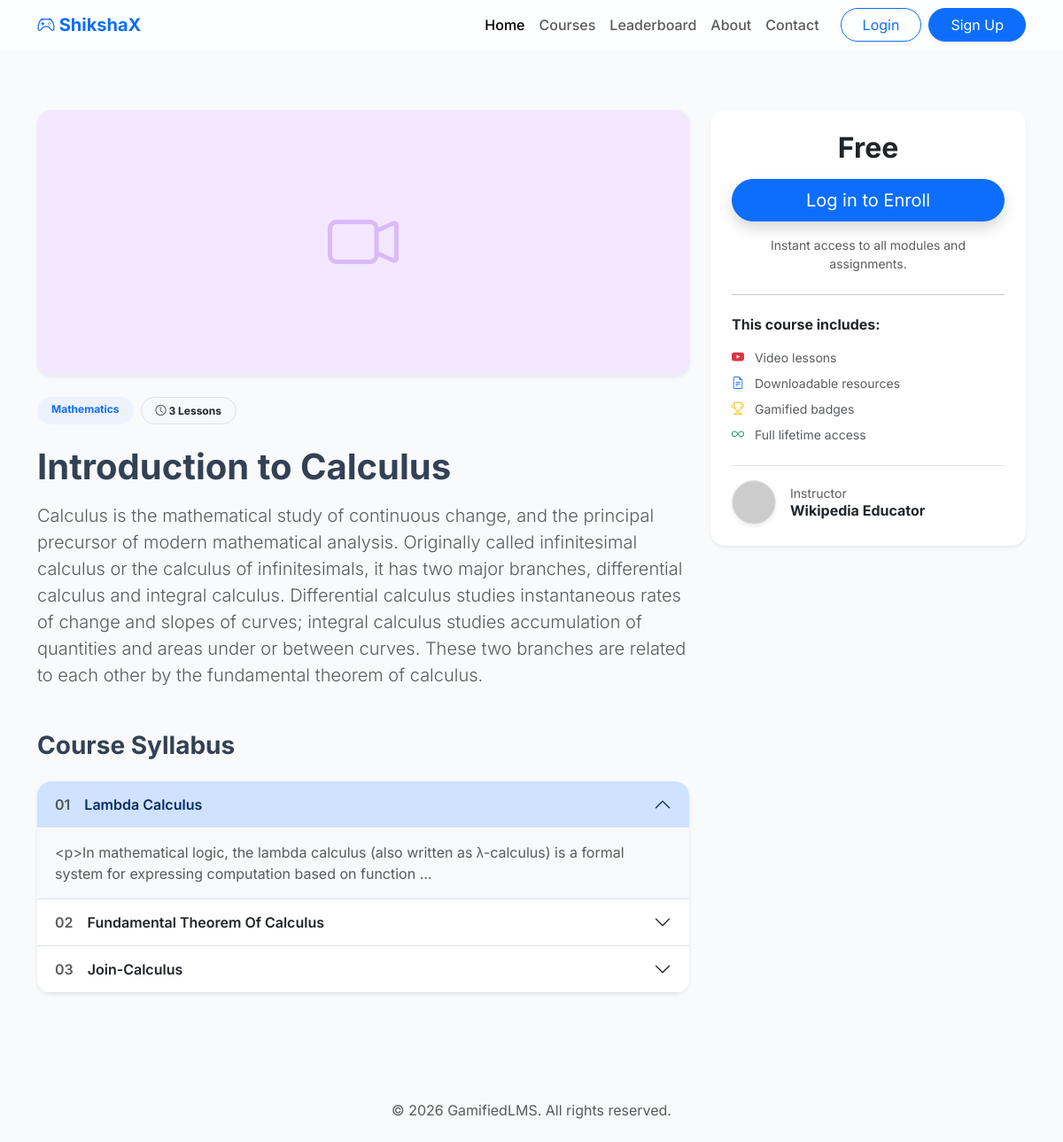
Screenshot of /course/2/ with the database file from the repository.
### core/models.py (models this page shows, shortened)
class Course(models.Model):
    category = models.ForeignKey(Category, on_delete=models.CASCADE, related_name='courses')
    title = models.CharField(max_length=200)
    description = models.TextField()
    instructor = models.CharField(max_length=100, default="Expert Teacher")
    price_tag = models.CharField(max_length=20, default='Free')
    image = models.ImageField(upload_to='course_images/', blank=True, null=True)
    created_at = models.DateTimeField(auto_now_add=True)

class Category(models.Model):
    name = models.CharField(max_length=100)
    icon = models.CharField(max_length=50, blank=True, null=True) # e.g. bootstrap icon classes 'bi-book'
    color = models.CharField(max_length=20, default="#b3d4fc")

class Lesson(models.Model):
    course = models.ForeignKey(Course, on_delete=models.CASCADE, related_name='lessons')
    title = models.CharField(max_length=200)
    content = models.TextField()
    video_url = models.URLField(blank=True, null=True)
    order = models.IntegerField(default=0)

### core/views.py (the view)
# urls.py: path('course/<int:course_id>/', views.course_detail, name='course_detail'),
def course_detail(request, course_id):
    course = Course.objects.get(id=course_id)
    is_enrolled = False
    if request.user.is_authenticated:
        is_enrolled = Enrollment.objects.filter(user=request.user, course=course).exists()
    return render(request, 'course_detail.html', {'course': course, 'is_enrolled': is_enrolled})

### templates/course_detail.html (shortened to what this page needs)
{% extends 'base.html' %}
{% block content %}
<div class="container py-5">
    <div class="row align-items-start">
        <div class="col-lg-8 mb-4 mb-lg-0">
            {% if course.image %}
                <div class="rounded-4 overflow-hidden mb-4 shadow-sm">
                    <img src="{{ course.image.url }}" class="w-100" style="object-fit: cover; max-height: 400px;" alt="{{ course.title }}">
                </div>
            {% else %}
                <div class="rounded-4 mb-4 shadow-sm bg-pastel-purple d-flex align-items-center justify-content-center" style="height: 300px;">
                    <i class="bi bi-camera-video display-1 text-purple opacity-25"></i>
                </div>
            {% endif %}
            <div class="mb-4 d-flex gap-2">
                <span class="badge bg-pastel-blue text-primary py-2 px-3 rounded-pill">{{ course.category.name }}</span>
                <span class="badge bg-light text-dark border py-2 px-3 rounded-pill"><i class="bi bi-clock"></i> {{ course.lessons.count }} Lessons</span>
            </div>
            <h1 class="fw-bold mb-3">{{ course.title }}</h1>
            <p class="lead text-muted mb-5">{{ course.description }}</p>
            <h3 class="fw-bold mb-4">Course Syllabus</h3>
            <div class="accordion shadow-sm rounded-4 overflow-hidden" id="syllabusAccordion">
                {% for lesson in course.lessons.all %}
                <div class="accordion-item border-0 border-bottom">
                    <h2 class="accordion-header" id="heading{{ lesson.id }}">
                        <button class="accordion-button {% if not forloop.first %}collapsed{% endif %} fw-semibold" type="button" data-bs-toggle="collapse" data-bs-target="#collapse{{ lesson.id }}">
                            <span class="me-3 text-muted">0{{ forloop.counter }}</span> {{ lesson.title }}
                        </button>
                    </h2>
                    <div id="collapse{{ lesson.id }}" class="accordion-collapse collapse {% if forloop.first %}show{% endif %}" data-bs-parent="#syllabusAccordion">
                        <div class="accordion-body text-muted bg-light">
                            {{ lesson.content|truncatewords:20 }}
                        </div>
                    </div>
                </div>
                {% empty %}
                <div class="text-muted p-4">Syllabus is being built... check back soon.</div>
                {% endfor %}
            </div>
        </div>
        <div class="col-lg-4">
            <div class="card border-0 rounded-4 shadow-sm sticky-top" style="top: 100px;">
                <div class="card-body p-4 text-center">
                    <h2 class="fw-bolder mb-3">{{ course.price_tag }}</h2>
                    {% if is_enrolled %}
                        <div class="alert alert-success rounded-4 fw-bold">
                            <i class="bi bi-check-circle-fill me-2"></i> You are enrolled
                        </div>
                        <a href="#" class="btn btn-primary btn-lg w-100 rounded-pill mt-2">Continue to Lessons</a>
                    {% else %}
                        {% if user.is_authenticated %}
                            <a href="{% url 'enroll' course.id %}" class="btn btn-primary btn-lg w-100 rounded-pill mb-3 btn-hover-lift shadow">Enroll Now</a>
                        {% else %}
                            <button class="btn btn-primary btn-lg w-100 rounded-pill mb-3 btn-hover-lift shadow" data-bs-toggle="modal" data-bs-target="#authModal" onclick="showLogin()">Log in to Enroll</button>
                        {% endif %}
                        <p class="text-muted small">Instant access to all modules and assignments.</p>
                    {% endif %}
                    <hr class="my-4">
                    <div class="text-start">
                        <h6 class="fw-bold mb-3">This course includes:</h6>
                        <ul class="list-unstyled text-muted small">
                            <li class="mb-2"><i class="bi bi-youtube me-2 text-danger"></i> Video lessons</li>
                            <li class="mb-2"><i class="bi bi-file-earmark-text me-2 text-primary"></i> Downloadable resources</li>
                            <li class="mb-2"><i class="bi bi-trophy me-2 text-warning"></i> Gamified badges</li>
                            <li><i class="bi bi-infinity me-2 text-success"></i> Full lifetime access</li>
                        </ul>
                    </div>
                    <div class="mt-4 pt-3 border-top text-start d-flex align-items-center">
                        <img src="https://ui-avatars.com/api/?name={{ course.instructor }}&background=random" class="rounded-circle me-3 border shadow-sm" width="50" height="50">
                        <div>
                            <small class="text-muted d-block">Instructor</small>
                            <h6 class="fw-bold mb-0">{{ course.instructor }}</h6>
                        </div>
                    </div>
                </div>
            </div>
        </div>
    </div>
</div>
{% endblock %}

### static/style.css (style rules this page uses)
:root { --bg-pastel-blue: #eef2ff; --bg-pastel-green: #ebfbee; --bg-pastel-purple: #f3e8ff; --bg-pastel-yellow: #fffbeb; --color-primary: #4f46e5; --color-purple: #9333ea; }
body { font-family: 'Inter', sans-serif; color: #334155; background-color: #f8fafc; }
.bg-pastel-blue { background-color: var(--bg-pastel-blue); }
.bg-pastel-purple { background-color: var(--bg-pastel-purple); }
.text-purple { color: var(--color-purple); }
.btn-hover-lift { transition: transform 0.2s ease, box-shadow 0.2s ease; }

### rows the page displays
Course: category.name "Mathematics", lessons.count "3", title "Introduction to Calculus", description "Calculus is the mathematical study of continuous change, and the principal precursor of modern mathematical analysis. Originally called infinitesimal calculus or the calculus of infinitesimals, it has two major branches, differential calculus and integral calculus. Differential calculus studies instantaneous rates of change and slopes of curves; integral calculus studies accumulation of quantities and areas under or between curves. These two branches are related to each other by the fundamental theorem of calculus.", price_tag "Free", instructor "Wikipedia Educator"
Lesson: title "Lambda Calculus", content "<p>In mathematical logic, the lambda calculus (also written as λ-calculus) is a formal system for expressing computation based on function …"
Lesson: title "Fundamental Theorem Of Calculus"
Lesson: title "Join-Calculus"
